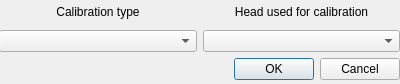
<?xml version="1.0" encoding="UTF-8"?>
<ui version="4.0">
 <class>Calibration</class>
 <widget class="QDialog" name="Calibration">
  <property name="geometry">
   <rect>
    <x>0</x>
    <y>0</y>
    <width>400</width>
    <height>84</height>
   </rect>
  </property>
  <property name="windowTitle">
   <string>Dialog</string>
  </property>
  <property name="styleSheet">
   <string notr="true"/>
  </property>
  <widget class="QWidget" name="verticalLayoutWidget_3">
   <property name="geometry">
    <rect>
     <x>-1</x>
     <y>-1</y>
     <width>401</width>
     <height>81</height>
    </rect>
   </property>
   <layout class="QVBoxLayout" name="verticalLayout">
    <item>
     <layout class="QHBoxLayout" name="horizontalLayout">
      <item>
       <layout class="QVBoxLayout" name="verticalLayout_Cal">
        <item>
         <widget class="QLabel" name="label_cal">
          <property name="text">
           <string>Calibration type</string>
          </property>
          <property name="alignment">
           <set>Qt::AlignCenter</set>
          </property>
         </widget>
        </item>
        <item>
         <widget class="QComboBox" name="comboBox_Cal_Type"/>
        </item>
       </layout>
      </item>
      <item>
       <layout class="QVBoxLayout" name="verticalLayout_Scan">
        <item>
         <widget class="QLabel" name="label_Scan">
          <property name="text">
           <string>Head used for calibration</string>
          </property>
          <property name="alignment">
           <set>Qt::AlignCenter</set>
          </property>
         </widget>
        </item>
        <item>
         <widget class="QComboBox" name="comboBox_Scaner"/>
        </item>
       </layout>
      </item>
     </layout>
    </item>
    <item>
     <widget class="QDialogButtonBox" name="buttonBox">
      <property name="orientation">
       <enum>Qt::Horizontal</enum>
      </property>
      <property name="standardButtons">
       <set>QDialogButtonBox::Cancel|QDialogButtonBox::Ok</set>
      </property>
     </widget>
    </item>
   </layout>
  </widget>
 </widget>
 <resources/>
 <connections>
  <connection>
   <sender>buttonBox</sender>
   <signal>accepted()</signal>
   <receiver>Calibration</receiver>
   <slot>accept()</slot>
   <hints>
    <hint type="sourcelabel">
     <x>248</x>
     <y>254</y>
    </hint>
    <hint type="destinationlabel">
     <x>157</x>
     <y>274</y>
    </hint>
   </hints>
  </connection>
  <connection>
   <sender>buttonBox</sender>
   <signal>rejected()</signal>
   <receiver>Calibration</receiver>
   <slot>reject()</slot>
   <hints>
    <hint type="sourcelabel">
     <x>316</x>
     <y>260</y>
    </hint>
    <hint type="destinationlabel">
     <x>286</x>
     <y>274</y>
    </hint>
   </hints>
  </connection>
 </connections>
</ui>
